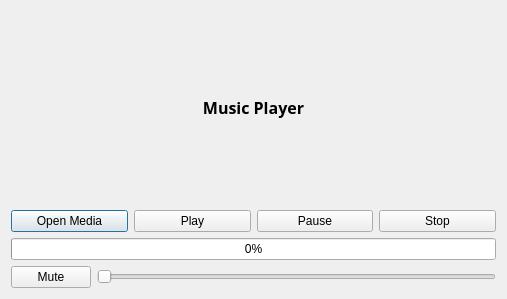
<?xml version="1.0" encoding="UTF-8"?>
<ui version="4.0">
 <class>Setting</class>
 <widget class="QDialog" name="Setting">
  <property name="geometry">
   <rect>
    <x>0</x>
    <y>0</y>
    <width>507</width>
    <height>299</height>
   </rect>
  </property>
  <property name="windowTitle">
   <string>MediaPlayer</string>
  </property>
  <layout class="QVBoxLayout" name="verticalLayout">
   <item>
    <widget class="QLabel" name="label">
     <property name="font">
      <font>
       <family>Century Gothic</family>
       <pointsize>12</pointsize>
       <weight>75</weight>
       <bold>true</bold>
      </font>
     </property>
     <property name="text">
      <string>Music Player</string>
     </property>
     <property name="alignment">
      <set>Qt::AlignCenter</set>
     </property>
    </widget>
   </item>
   <item>
    <layout class="QHBoxLayout" name="horizontalLayout">
     <item>
      <widget class="QPushButton" name="open">
       <property name="text">
        <string>Open Media</string>
       </property>
      </widget>
     </item>
     <item>
      <widget class="QPushButton" name="play">
       <property name="text">
        <string>Play</string>
       </property>
      </widget>
     </item>
     <item>
      <widget class="QPushButton" name="pause">
       <property name="text">
        <string>Pause</string>
       </property>
      </widget>
     </item>
     <item>
      <widget class="QPushButton" name="stop">
       <property name="text">
        <string>Stop</string>
       </property>
      </widget>
     </item>
    </layout>
   </item>
   <item>
    <widget class="QProgressBar" name="progress">
     <property name="value">
      <number>0</number>
     </property>
    </widget>
   </item>
   <item>
    <layout class="QHBoxLayout" name="horizontalLayout_2">
     <item>
      <widget class="QPushButton" name="mute">
       <property name="text">
        <string>Mute</string>
       </property>
      </widget>
     </item>
     <item>
      <widget class="QSlider" name="volume">
       <property name="orientation">
        <enum>Qt::Horizontal</enum>
       </property>
      </widget>
     </item>
    </layout>
   </item>
  </layout>
 </widget>
 <resources/>
 <connections/>
</ui>
